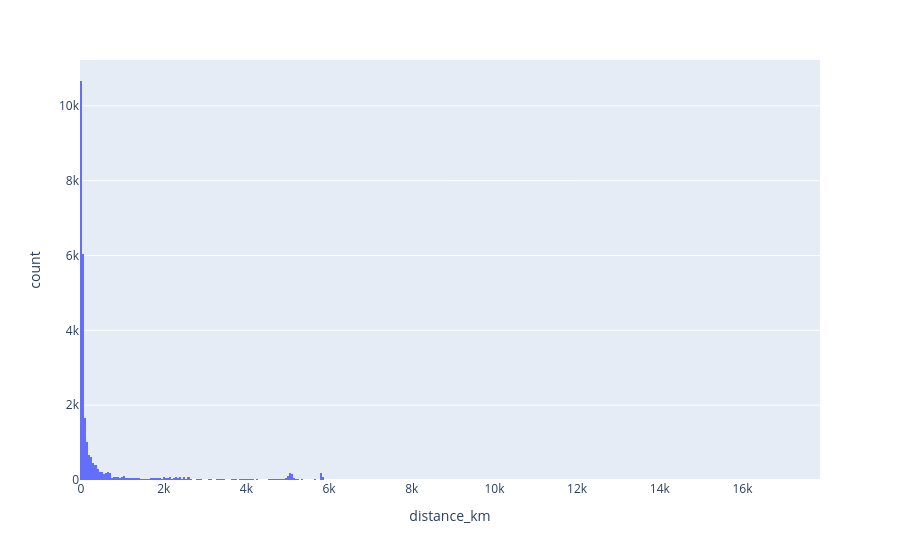

The code cell stored with this chart in its notebook:
### Markdown cell above
3 Central Parks share the same location but different airports and none of them makes sense.

### Code cell
us = result.loc[result['country_name'] == 'United States']
fig = px.histogram(us, x="distance_km")
fig.show()

### Figure 1 — Plotly figure (JSON) as saved in the notebook; plotly's stock layout.template omitted (floating-point values rounded to 4 significant figures; data arrays with more than 128 entries replaced by an {"elided": "..."} marker saying what was removed)
{"data": [{"alignmentgroup": "True", "bingroup": "x", "hoverlabel": {"namelength": 0}, "hovertemplate": "distance_km=%{x}<br>count=%{y}", "legendgroup": "", "marker": {"color": "#636efa"}, "name": "", "offsetgroup": "", "orientation": "v", "showlegend": false, "type": "histogram", "x": {"elided": "27070 float values"}, "xaxis": "x", "yaxis": "y"}], "layout": {"barmode": "relative", "legend": {"tracegroupgap": 0}, "margin": {"t": 60}, "xaxis": {"anchor": "y", "domain": [0, 1], "title": {"text": "distance_km"}}, "yaxis": {"anchor": "x", "domain": [0, 1], "title": {"text": "count"}}}}
